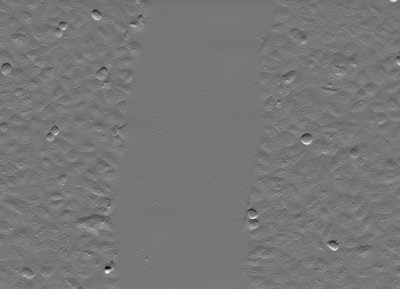
#> input picture scratch_assay/Scratch0.jpg, 400 x 289 px; its folder holds 4 pictures in this run
$ python scratch_assay.py
#> lines starting #> are read from the running program, lines starting #| are printed output that depends on the picture; after the words box and inside, x2 and y2 are one past the last pixel; in counts of white or black regions, pixels touching at a corner belong together
#Scratch Assay on time series images

import matplotlib.pyplot as plt
from skimage import io
from skimage.filters.rank import entropy
from skimage.morphology import disk
import numpy as np
from skimage.filters import threshold_otsu


import glob

time = 0
time_list=[]
area_list=[]
path = "scratch_assay/*.*"
for file in glob.glob(path):
    dict={}
    img=io.imread(file)
#> img is the input picture: shape (289, 400); min 0, max 255, mean 118.6
    entropy_img = entropy(img, disk(2))
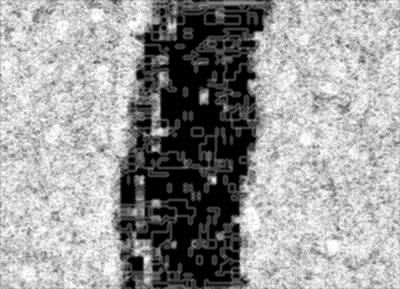
#> entropy_img: shape (289, 400) float64; min 0, max 3.7, mean 2.25; drawn with min black and max white
    thresh = threshold_otsu(entropy_img)
#> thresh = 1.7
    binary = entropy_img <= thresh
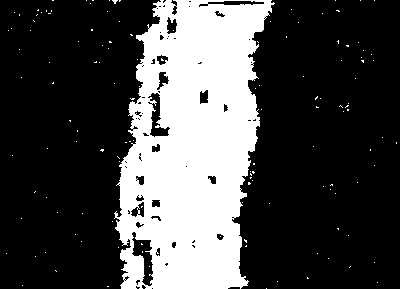
#> binary: shape (289, 400) bool; 28.1% white; 134 white regions (133 under 20 px), largest, box (x1, y1, x2, y2) and area: (114, 0, 275, 289) 32209
    scratch_area = np.sum(binary == 1)
#> scratch_area = 32490
    print("time=", time, "hr  ", "Scratch area=", scratch_area, "pix\N{SUPERSCRIPT TWO}")
#| time= 0 hr   Scratch area= 32490 pix²
    time_list.append(time)
    area_list.append(scratch_area)
    time += 1
#> pass 2 of the loop `for file in glob.glob(path):`:
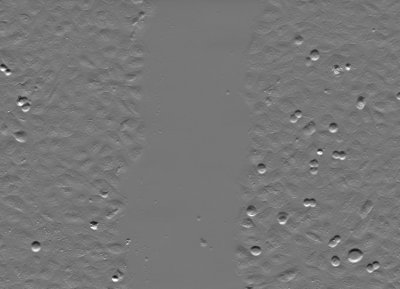
#> input picture scratch_assay/Scratch1.jpg, 400 x 289 px
#> img is the input picture: shape (289, 400); min 14, max 255, mean 118.6
#> `entropy_img = entropy(img, disk(2))`:
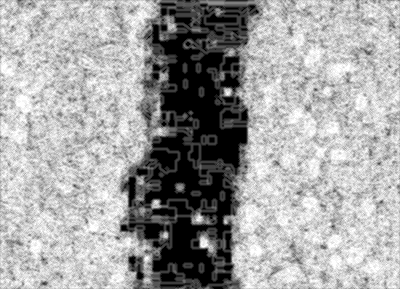
#> entropy_img: shape (289, 400) float64; min 0, max 3.7, mean 2.37; drawn with min black and max white
#> thresh = 1.73
#> `binary = entropy_img <= thresh`:
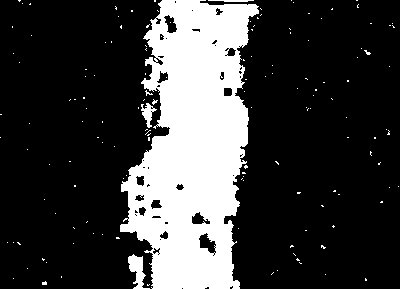
#> binary: shape (289, 400) bool; 23.4% white; 147 white regions (143 under 20 px), largest, box (x1, y1, x2, y2) and area: (120, 0, 259, 289) 25960, (128, 254, 150, 289) 364, (141, 103, 157, 128) 179, (208, 0, 254, 2) 70
#> scratch_area = 27002
#| time= 1 hr   Scratch area= 27002 pix²
#> pass 3 of the loop `for file in glob.glob(path):`:
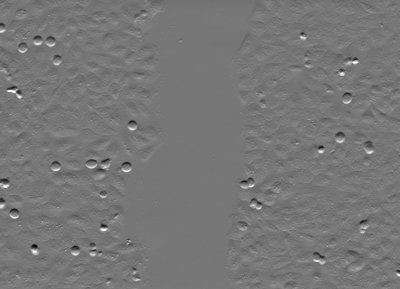
#> input picture scratch_assay/Scratch2.jpg, 400 x 289 px
#> img is the input picture: shape (289, 400); min 0, max 255, mean 118.6
#> `entropy_img = entropy(img, disk(2))`:
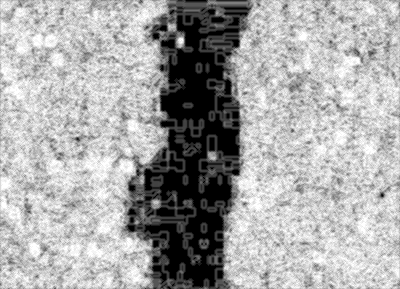
#> entropy_img: shape (289, 400) float64; min 0, max 3.7, mean 2.45; drawn with min black and max white
#> `binary = entropy_img <= thresh`:
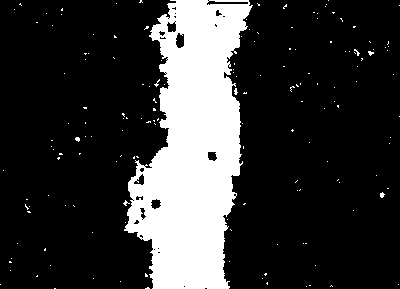
#> binary: shape (289, 400) bool; 20.5% white; 160 white regions (158 under 20 px), largest, box (x1, y1, x2, y2) and area: (124, 0, 253, 289) 23228, (380, 192, 385, 198) 20
#> scratch_area = 23734
#| time= 2 hr   Scratch area= 23734 pix²
#> (the run stopped early here; a loop or call above may not have finished)
